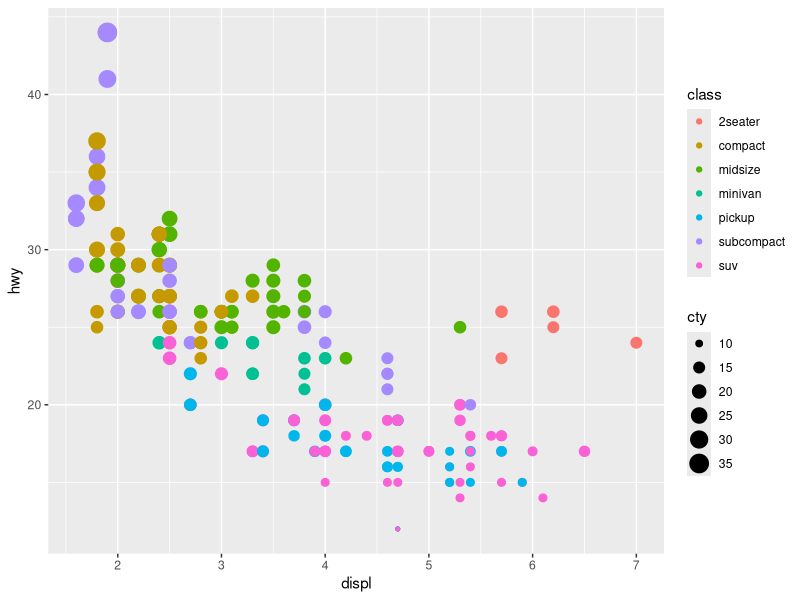
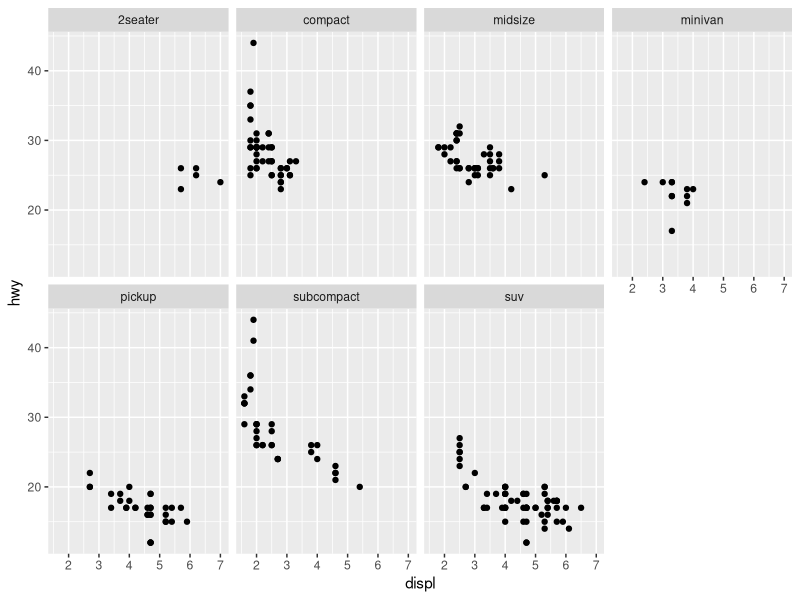

Generate these figures, in order, with R:
## ---- chunk 1
# options(prompt = "> ")
# knitr::opts_chunk$set(prompt = TRUE, comment = NA)
## ---- chunk 2
date()
## ---- chunk 3
round(3.141593)
round(3.141593, digits = 2)
round(pi, 2)
## ---- chunk 4
a <- 6
b <- 1:5
## ---- chunk 5
a
b
## ---- chunk 6
numeric_vector <- c(0.5, 0.6)
logical_vector <- c(TRUE, FALSE)
character_vector <- c("a", "b", "cde", "f")
integer_vector <- 2:8
integer_vector_2 <- c(3L, 5L, 4L, 56L)
## ---- chunk 7
str(integer_vector)
## ---- chunk 8
character_vector[3]
## ---- chunk 9
add_two_numbers <- function(x, y) {
    result <- x + y
    result
}
## ---- chunk 10
add_two_numbers(4, 6)
## ---- chunk 11
addition_result <- add_two_numbers(12, 436)
print(addition_result)
## ---- chunk 12
library(tidyverse)
## ---- chunk 13
str(mpg)
## ---- chunk 14
mpg
## ---- chunk 15
mpg$displ
## ---- chunk 16
ggplot(data = mpg) +
    geom_point(mapping = aes(x = displ, y = hwy, 
                             size = cty, color = class))
## ---- chunk 17
ggplot(data = mpg) +
    geom_point(mapping = aes(x = displ, y = hwy)) + 
    facet_wrap(~ class, nrow = 2)
## ---- chunk 18
untidy_data <- dplyr::data_frame(Treatment = c("Control", "T3"),
                                 Day1 = c(4.5, 8.7),
                                 Day3 = c(5.4, 9.9))
untidy_data
## ---- chunk 19
tidy_data <- dplyr::data_frame(Treatment = c("Control", "Control",
                                             "T3", "T3"),
                               Time = c("Day 1", "Day 3", 
                                        "Day 1", "Day 3"),
                               Value = c(4.5, 5.4, 8.7, 9.9))
tidy_data
